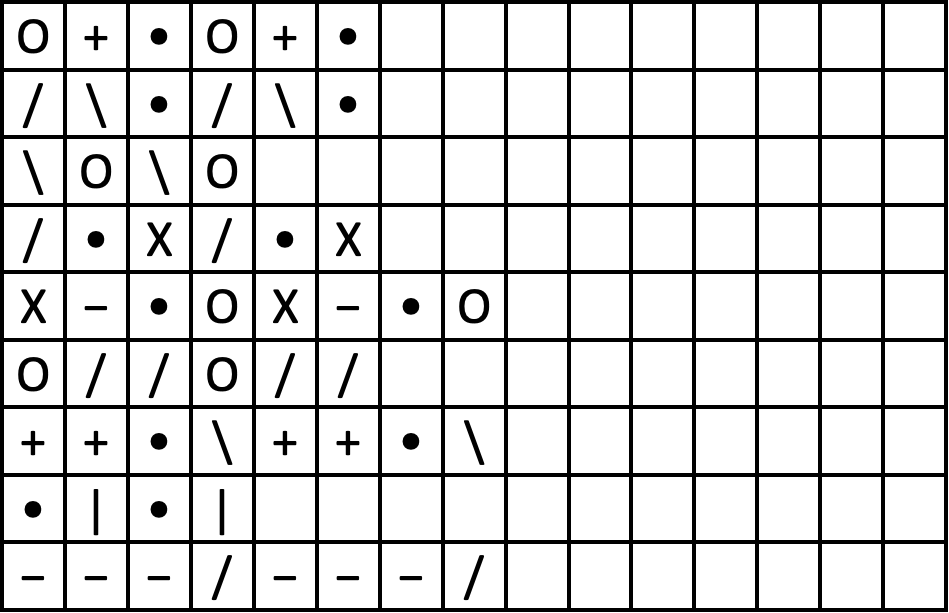
#> input picture COMS 575 – Computational Perception & Computer Vision/hw2/HW2/hw2_files/p1_output.png, 949 x 613 px, found by its file name
$ python p2_code.py   (older library calls are emulated)
#> lines starting #> are read from the running program, lines starting #| are printed output that depends on the picture; after the words box and inside, x2 and y2 are one past the last pixel; in counts of white or black regions, pixels touching at a corner belong together
import cv2
import numpy as np
import random

# Part 2
# Write a program that starts by cropping the grid (as was done in part1) and then separates the grid from the
# letters. Output two images: one that contains only the grid without any letters and another that contains only the
# letters without the grid (note that all letters outside the grid were already cropped and should not appear in the
# result image). Solve this and all subsequent problems using either MATLAB or OpenCV.

path = '/Users/ibnefarabishihab/Desktop/Course materials /COMS 575/HW2/hw2_files/p1_output.png'
image = cv2.imread(path)
#> image is the input picture: shape (613, 949, 3); min 0, max 255, mean 216.4
cv2.imshow("Image", image)

gray = cv2.cvtColor(image, cv2.COLOR_BGR2GRAY)

binary = ~cv2.threshold(gray, 240, 255, cv2.THRESH_BINARY)[1]
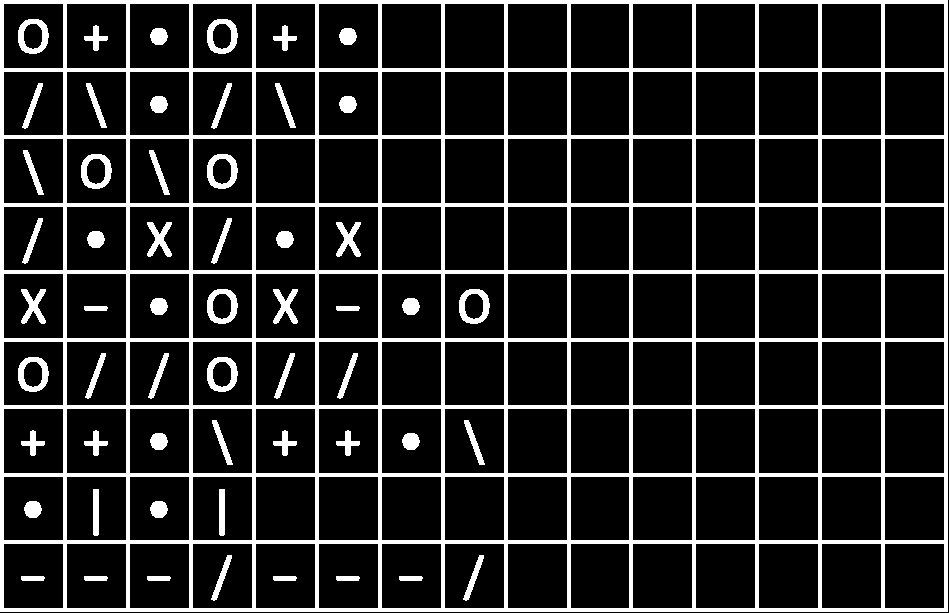
#> binary: shape (613, 949); 15.6% white; 57 white regions, largest, box (x1, y1, x2, y2) and area: (0, 0, 948, 612) 74528, (18, 19, 49, 54) 525, (207, 19, 238, 54) 525

se_v = cv2.getStructuringElement(cv2.MORPH_RECT, (1, 50))
e1 = cv2.erode(binary, se_v)
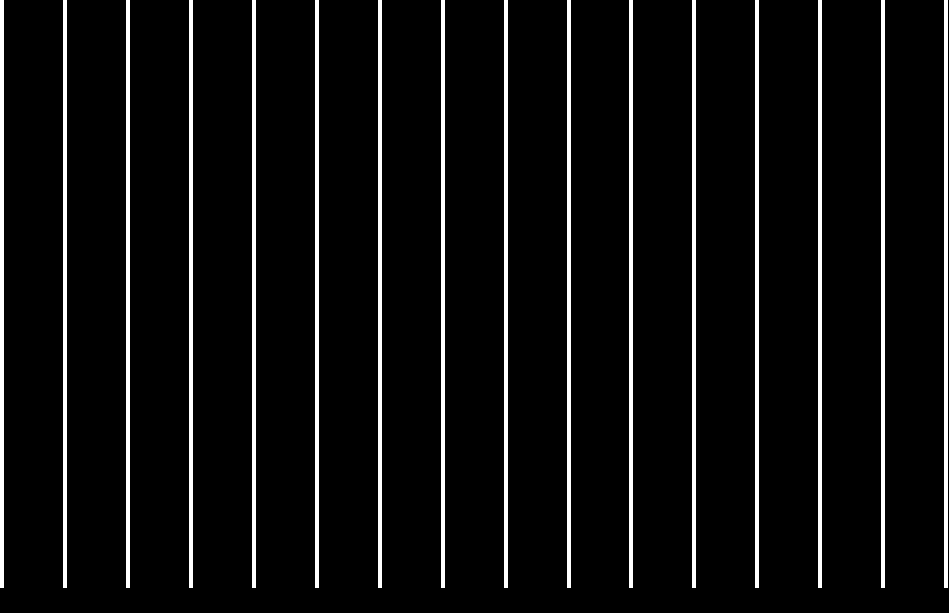
#> e1: shape (613, 949); 6.5% white; 16 white regions, largest, box (x1, y1, x2, y2) and area: (0, 0, 4, 588) 2352, (63, 0, 67, 588) 2352, (126, 0, 130, 588) 2352
vert = cv2.dilate(e1, se_v)
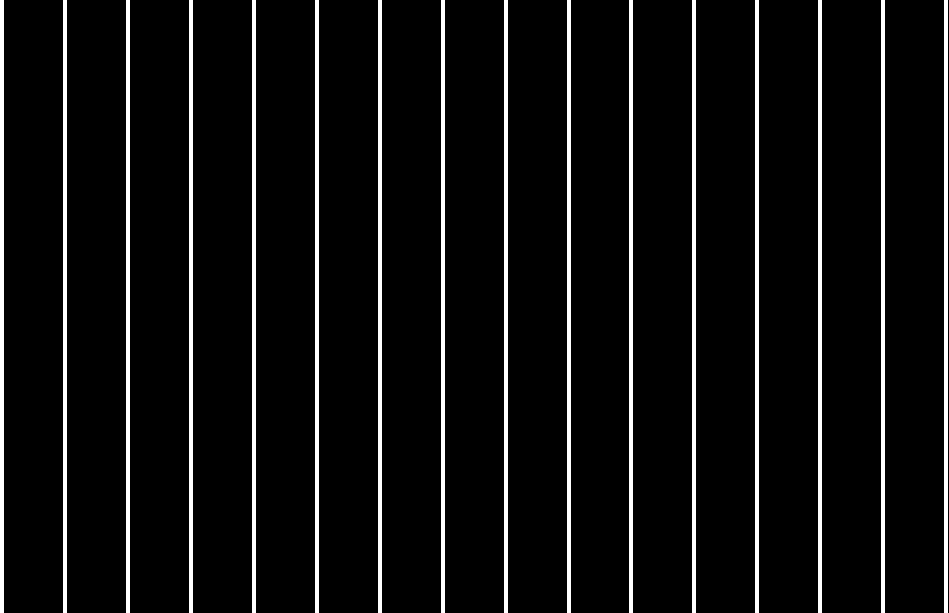
#> vert: shape (613, 949); 6.7% white; 16 white regions, largest, box (x1, y1, x2, y2) and area: (0, 0, 4, 613) 2452, (63, 0, 67, 613) 2452, (126, 0, 130, 613) 2452

se_h = cv2.getStructuringElement(cv2.MORPH_RECT, (50, 1))
e2 = cv2.erode(binary, se_h)
#> e2: shape (613, 949); 6.4% white; 10 white regions, largest, box (x1, y1, x2, y2) and area: (0, 0, 924, 4) 3696, (0, 68, 924, 72) 3696, (0, 135, 924, 139) 3696
horz = cv2.dilate(e2, se_h)
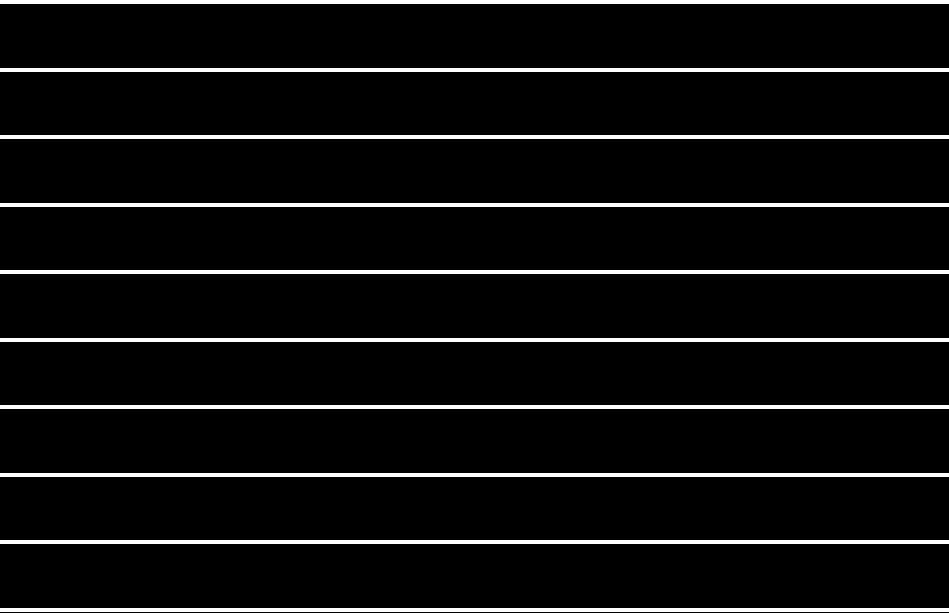
#> horz: shape (613, 949); 6.5% white; 10 white regions, largest, box (x1, y1, x2, y2) and area: (0, 0, 949, 4) 3796, (0, 68, 949, 72) 3796, (0, 135, 949, 139) 3796

grid = cv2.bitwise_or(vert, horz)
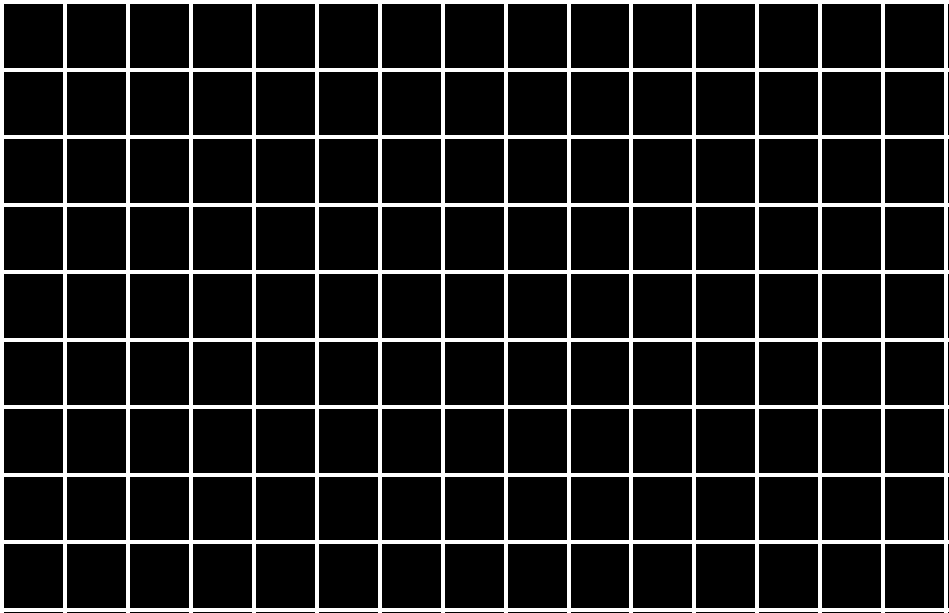
#> grid: shape (613, 949); 12.8% white; 1 white region

im2, contours, hierarchy = cv2.findContours(grid, cv2.RETR_LIST, cv2.CHAIN_APPROX_SIMPLE)
#> contours = 136 contours; largest, box (x1, y1, x2, y2) and area: (0, 0, 949, 613) 578720, (884, 543, 945, 609) 3898, (821, 543, 882, 609) 3898, (758, 543, 819, 609) 3898, (695, 543, 756, 609) 3898

area = 0
ct = None
for c in contours:
    if cv2.contourArea(c) > area:
        area = cv2.contourArea(c)
        ct = c
#> this loop made 136 passes
#> area on passes 1, 136: 3898, 578719.5
#> after the loop, area = 578719.5; ct = contour of 101 points, box (x1, y1, x2, y2) (0, 0, 949, 613), area 578720

rect = cv2.boundingRect(ct)
#> rect = (0, 0, 949, 613)

cropped = ~image[rect[1]:rect[1] + rect[3], rect[0]:rect[0] + rect[2]]
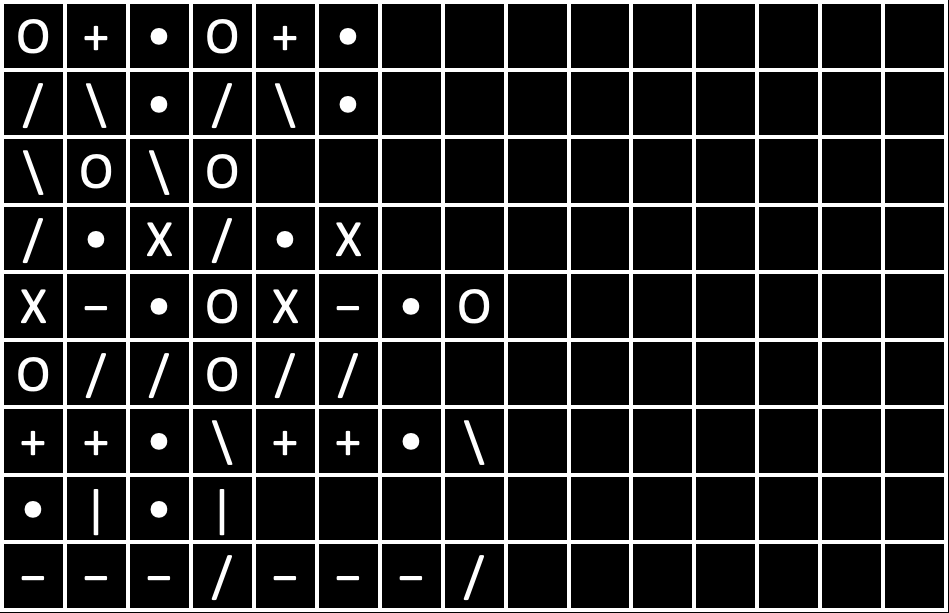
#> cropped: shape (613, 949, 3); min 0, max 255, mean 38.6
grid = ~grid[rect[1]:rect[1] + rect[3], rect[0]:rect[0] + rect[2]]
#> grid: shape (613, 949); 87.2% white; 1 black region, box (x1, y1, x2, y2) and area: (0, 0, 949, 613) 74632
grid = cv2.cvtColor(grid, cv2.COLOR_GRAY2BGR)
letters_only = ~cv2.bitwise_and(cropped, grid)
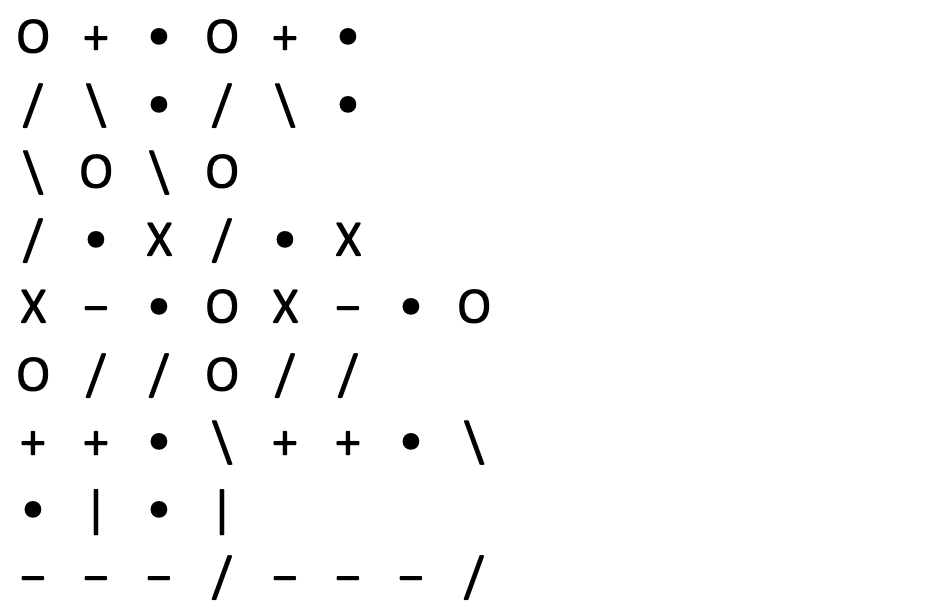
#> letters_only: shape (613, 949, 3); min 0, max 255, mean 249.1
cv2.imwrite("letters_only.png", letters_only)
cv2.imshow("Letters_only", letters_only)

grid_only = ~cv2.bitwise_and(cropped, ~grid)
#> grid_only: shape (613, 949, 3); 87.2% white; 1 black region, box (x1, y1, x2, y2) and area: (0, 0, 948, 612) 74528
cv2.imwrite("grid_only.png", grid_only)
cv2.imshow("Grid_only", grid_only)

cv2.waitKey(0)
cv2.destroyAllWindows()
